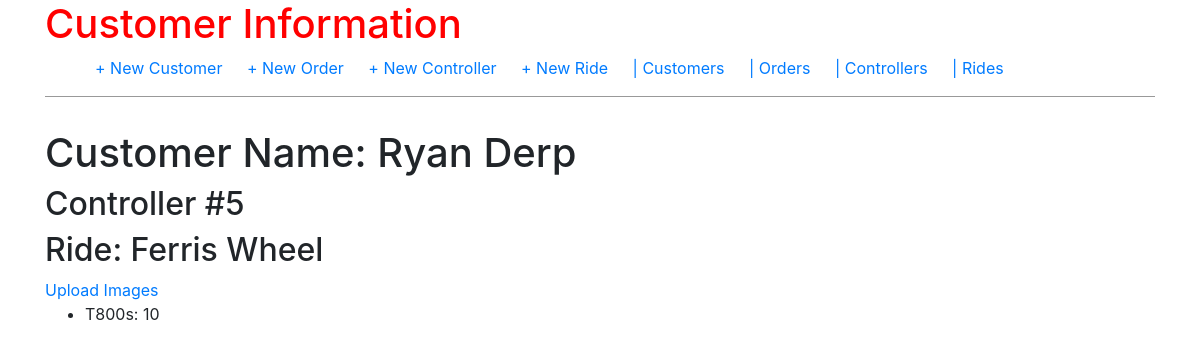
The app's page /controller/1/ with its own data.
### orders/models.py (models this page shows, shortened)
class Controller(models.Model):
    controller_number = models.IntegerField(unique=True)
    order = models.ForeignKey(Order, on_delete=models.CASCADE, related_name='controller')
    T8000 = models.IntegerField(null=True, blank=True)
    T4000 = models.IntegerField(null=True, blank=True)
    T1000 = models.IntegerField(null=True, blank=True)
    T1000s = models.IntegerField(null=True,blank=True)
    F16V3 = models.IntegerField(null=True, blank=True)
    F4V3 = models.IntegerField(null=True, blank=True)
    F2_Raspberry_Pi = models.IntegerField(null=True, blank=True)
    Raspberry_Pi = models.IntegerField(null=True, blank=True)
    Two_Forty_24_Volt = models.IntegerField(null=True, blank=True)
    Three_Twenty_24_Volt = models.IntegerField(null=True, blank=True)
    TP_Link = models.IntegerField(null=True, blank=True)
    Buck_Converter_24v_to_5v = models.IntegerField(null=True, blank=True)
    Buck_Converter_24v_to_12v = models.IntegerField(null=True, blank=True)
    controller_pictures = models.FileField(upload_to='controller_uploads/%Y/%m/%d', null=True)

class Order(models.Model):
    order_number = models.AutoField(primary_key=True)
    customer_number = models.ForeignKey(Customer, on_delete=models.CASCADE, related_name='orders')
    date_created = models.DateField(auto_now_add=True)
    last_updated = models.DateField(auto_now=True)
    description = models.CharField(max_length=200, null=True, blank=True)
    ride = models.ForeignKey(Ride, on_delete=models.CASCADE, related_name='orders', null=True)

class Customer(models.Model):
    customer_name = models.CharField(max_length=100)
    customer_phone_number = models.CharField(max_length=10)
    customer_email = models.EmailField()
    customer_business_name = models.CharField(max_length=200)
    def __str__(self):
        return self.customer_name

class Ride(models.Model):
    ride_name = models.CharField(max_length=100)
    def __str__(self):
        return self.ride_name

### orders/views.py (the view)
# urls.py: path('controller/<int:pk>/', views.ControllerDetailView.as_view(), name='controller_detail'),
class ControllerDetailView(DetailView):
    model = Controller
    template_name = 'controller_detail.html'

### templates/controller_detail.html (shortened to what this page needs)
{% extends 'base.html' %}
{% load thumbnail %}
{% block content %}
<h1>Customer Name: {{ controller.order.customer_number }}</h1>
<h2>Controller #{{ controller.controller_number }}</h2>
<h2>Ride: {{ controller.order.ride }}</h2>
<a href="{% url 'upload_image' %}">Upload Images</a>
<ul>
    {% if controller.T8000 %}
    <li>T800s: {{ controller.T8000 }}</li>
    {% endif %}
</ul>
{% endblock content %}

### static/css/base.css (style rules this page uses)
body { font-family: 'Source Sans Pro', sans-serif; font-size: 18px; }

### records on screen
Controller: order.customer_number "Ryan Derp", controller_number "5", order.ride "Ferris Wheel", T8000 "10"
